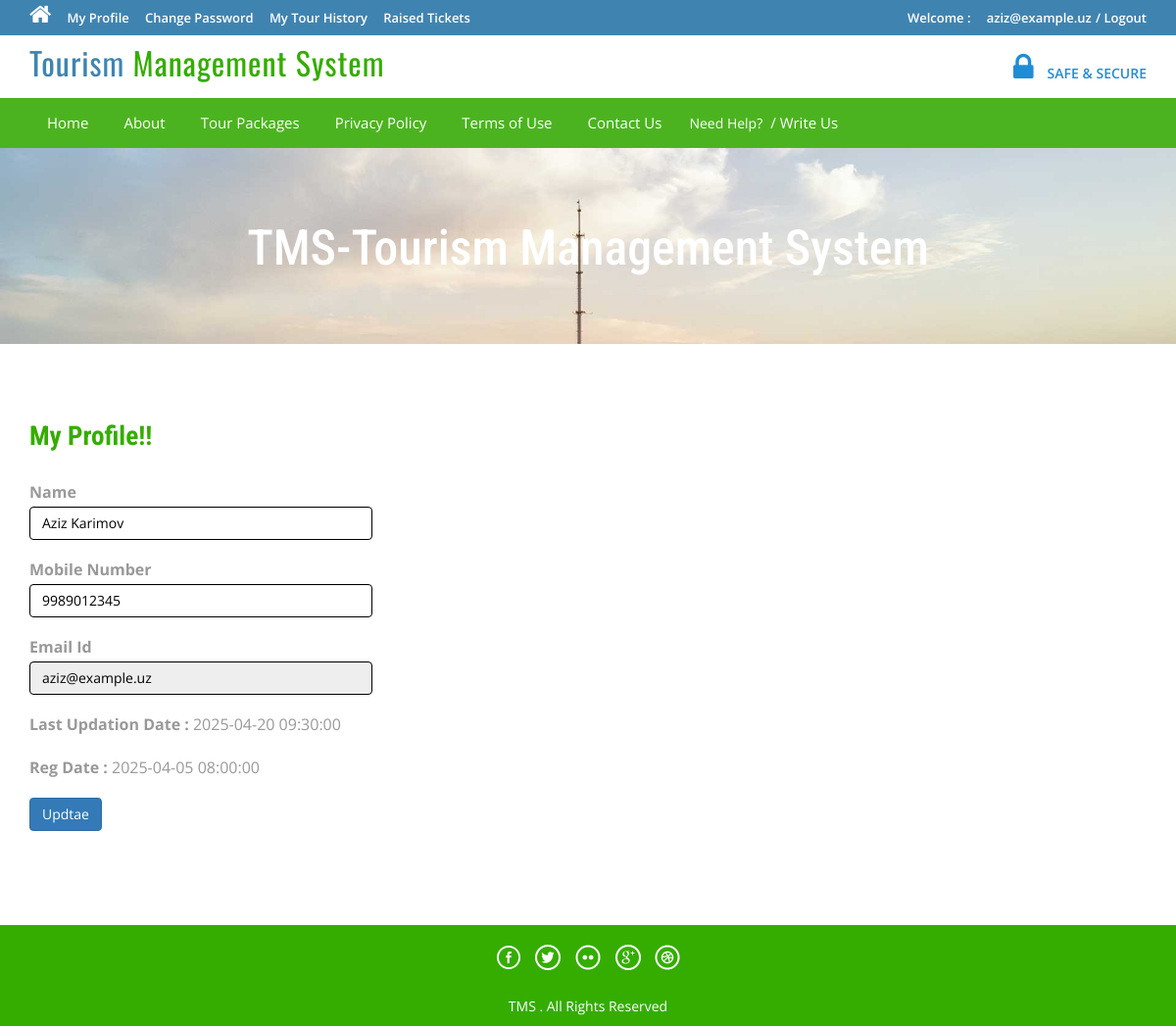
Page /profile.php (signed in) on the committed database.
### tables this page shows
CREATE TABLE `tblusers` (
                            `id` int(11) NOT NULL,
                            `FullName` varchar(100) DEFAULT NULL,
                            `MobileNumber` char(10) DEFAULT NULL,
                            `EmailId` varchar(70) DEFAULT NULL,
                            `Password` varchar(100) DEFAULT NULL,
                            `RegDate` timestamp NULL DEFAULT current_timestamp(),
                            `UpdationDate` timestamp NULL DEFAULT NULL ON UPDATE current_timestamp()
);

### profile.php (the view, shortened to what this page needs)
<?php
include('includes/config.php');
if(strlen($_SESSION['login'])==0)
	{
header('location:index.php');
}
else{
?>
<!DOCTYPE HTML>
<html>
<head>
<link href="css/bootstrap.css" rel='stylesheet' type='text/css' />
<link href="css/style.css" rel='stylesheet' type='text/css' />
<link href="css/font-awesome.css" rel="stylesheet">
<link href="css/animate.css" rel="stylesheet" type="text/css" media="all">
</head>
<body>
<div class="top-header">
<?php include('includes/header.php');?>
<div class="banner-1 ">
	<div class="container">
		<h1 class="wow zoomIn animated animated" data-wow-delay=".5s" style="visibility: visible; animation-delay: 0.5s; animation-name: zoomIn;">TMS-Tourism Management System</h1>
	</div>
</div>
<div class="privacy">
	<div class="container">
		<h3 class="wow fadeInDown animated animated" data-wow-delay=".5s" style="visibility: visible; animation-delay: 0.5s; animation-name: fadeInDown;">My Profile!!</h3>
		<form name="chngpwd" method="post">
<?php
$useremail=$_SESSION['login'];
$sql = "SELECT * from tblusers where EmailId=:useremail";
$query = $dbh -> prepare($sql);
$query -> bindParam(':useremail',$useremail, PDO::PARAM_STR);
$query->execute();
$results=$query->fetchAll(PDO::FETCH_OBJ);
if($query->rowCount() > 0)
{
foreach($results as $result)
{	?>
	<p style="width: 350px;">
			<b>Name</b>  <input type="text" name="name" value="<?php echo htmlentities($result->FullName);?>" class="form-control" id="name" required="">
	</p>
<p style="width: 350px;">
<b>Mobile Number</b>
<input type="text" class="form-control" name="mobileno" maxlength="10" value="<?php echo htmlentities($result->MobileNumber);?>" id="mobileno"  required="">
</p>
<p style="width: 350px;">
<b>Email Id</b>
	<input type="email" class="form-control" name="email" value="<?php echo htmlentities($result->EmailId);?>" id="email" readonly>
			</p>
<p style="width: 350px;">
<b>Last Updation Date : </b>
<?php echo htmlentities($result->UpdationDate);?>
</p>
<p style="width: 350px;">
<b>Reg Date :</b>
<?php echo htmlentities($result->RegDate);?>
			</p>
<?php }} ?>
			<p style="width: 350px;">
<button type="submit" name="submit6" class="btn-primary btn">Updtae</button>
			</p>
			</form>
	</div>
</div>
<?php include('includes/footer.php');?>
</body>
</html>
<?php } ?>

### css/style.css (style rules this page uses)
html, body { font-size: 100%; background: #fff; font-family: 'Open Sans', sans-serif; }
h1,h2,h3,h4,h5,h6 { margin:0; font-family: 'Roboto Condensed', sans-serif; }
p { margin:0; }
.top-header { background-color: #3F84B1; border-bottom: 0 none; height: 36px; line-height: 35px; }
.banner-1 { background: url(../images/3.jpg)no-repeat; background-size: cover; -webkit-background-size: cover; -o-background-size: cover; -ms-background-size: cover; -moz-background-size: cover; min-height:200px; }
.banner-1 h1 { font-size: 50px; margin-bottom: 40px; padding: 1.5em 0 0; text-align: center; color: #ffffff; }
.privacy h3 { color: #34AD00; font-size: 1.7em; font-weight: 700; margin-bottom: 1em; }
.privacy { padding: 5em 0; }
.privacy p { font-size: 1em; line-height: 1.8em; color: #999; margin: 1em 0; }

### rows in the picture
tblusers: name "Aziz Karimov", mobileno "9989012345", email "aziz@example.uz", UpdationDate "2025-04-20 09:30:00", RegDate "2025-04-05 08:00:00"

### other values in the picture
$_SESSION['login'] "aziz@example.uz"
